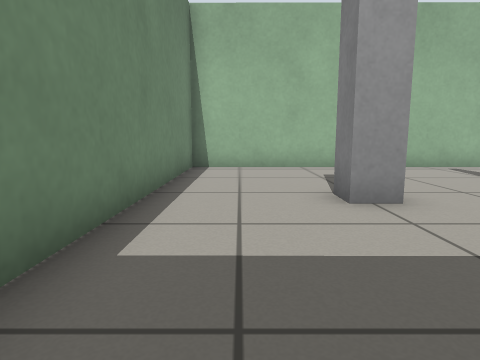
[1] (above)

16 first-person views from a walk through a robot-simulator world made for Gazebo. The camera is 0.5 m above the floor, tilts 8° down and sees 75° across. The floor is counted in squares, 0.5 m on a side. Each view is taken from the middle of a square. On the plan, view 1 faces up. The plan holds only what a view shows up to about 12 squares ahead; the rest is blank. The place goes on beyond the plan.

[2]
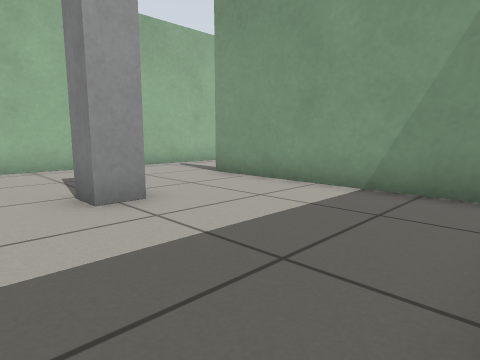

[3]
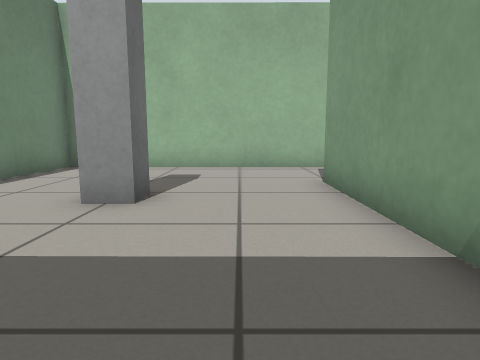

[4]
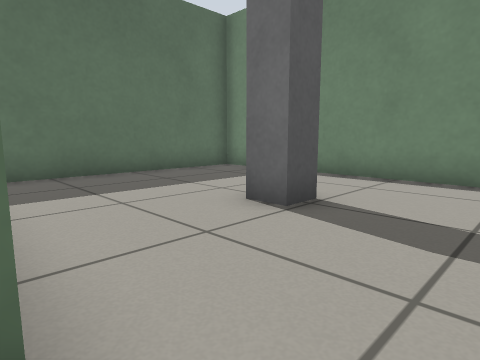

[5]
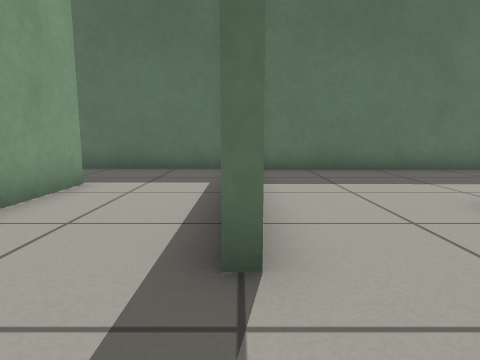

[6]
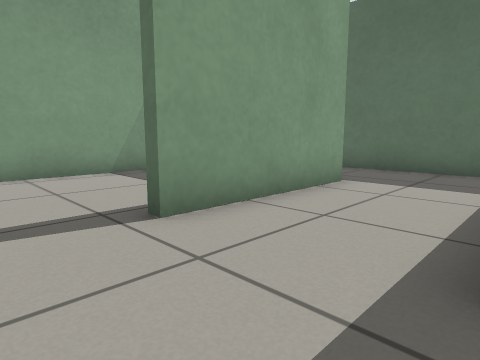

[7]
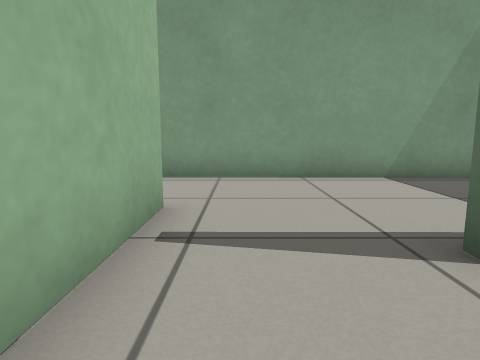

[8]
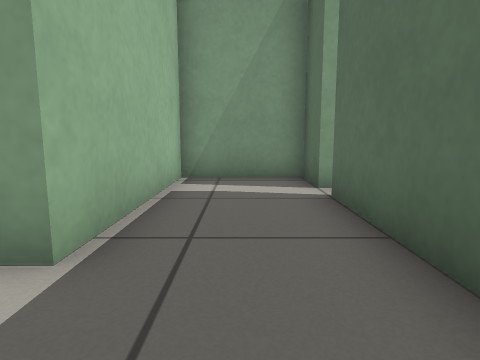

[9]
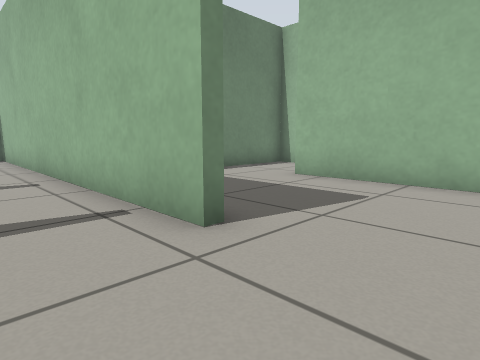

[10]
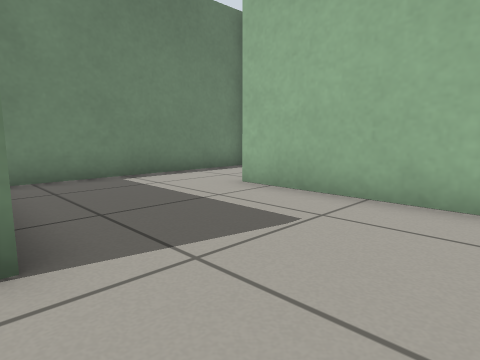

[11]
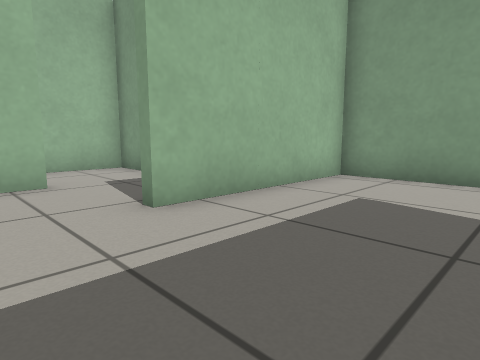

[12]
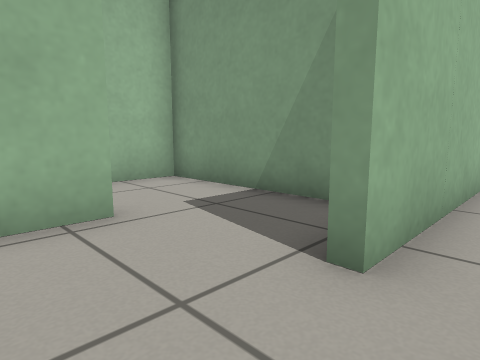

[13]
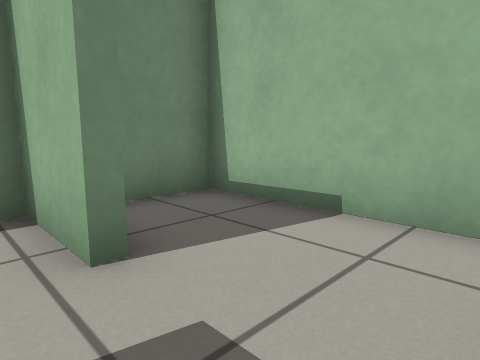

[14]
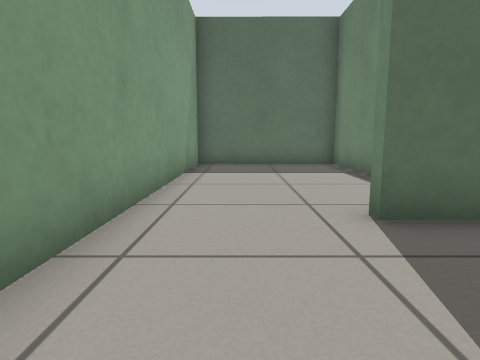

[15]
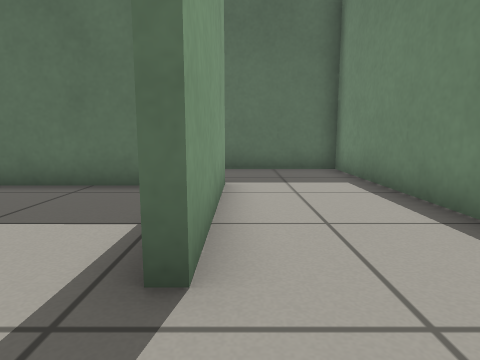

[16]
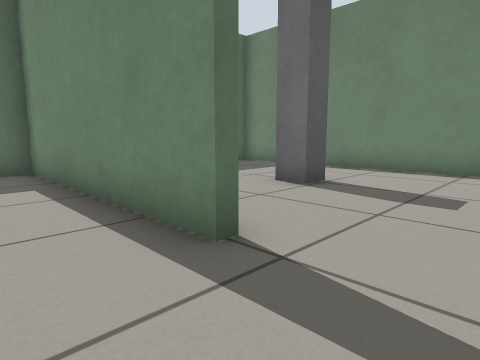

### Floor plan
Ten units are one square. View 1 is at (0, 0); x grows to the right and y downward. Boxes are objects, and circles mark ways between rooms. Rooms are numbered by the first view taken in them; rooms with no view inside come last. Other rooms are left out.
<svg viewBox="-21 -213 172 223">
<path fill="none" stroke="#000" d="M58 -7 58 -69M54 -101 -15 -101 -16 2 54 3M61 -69 61 5 121 5M129 5 145 5 145 -24 93 -24 93 -72M94 -101 54 -101M96 -60 96 -27 145 -27 146 -94M114 -101 94 -101M101 -104 114 -104M146 -94 146 -149 92 -149M64 -144 64 -110M92 -149 92 -153M86 -178 64 -178 64 -144M114 -164 114 -176M114 -176 114 -207 64 -208 64 -190"/>
<rect x="15" y="-55" width="10" height="10" fill="#bbb"><title>grey post</title></rect>
<circle cx="60" cy="-80" r="3" fill="#2a7"/>
<circle cx="100" cy="-85" r="3" fill="#2a7"/>
<circle cx="130" cy="-100" r="3" fill="#2a7"/>
<circle cx="105" cy="-125" r="3" fill="#2a7"/>
<circle cx="80" cy="-150" r="3" fill="#2a7"/>
<circle cx="100" cy="-180" r="3" fill="#2a7"/>
<text x="20" y="-50">1</text>
<text x="90" y="-40">2</text>
<text x="120" y="-70">3</text>
<text x="120" y="-120">4</text>
<text x="80" y="-130">5</text>
<text x="90" y="-160">6</text>
<text x="90" y="-190">7</text>
</svg>
Room 1 opens to room 2. Room 2 opens to room 3. Room 3 opens to room 4. Room 4 opens to room 5. Room 5 opens to room 6. Room 6 opens to room 7.

Where each view was taken, in squares from view 1:
view 1: 0 up, 0 right, facing up
view 2: 0 up, 0 right, facing up-right
view 3: 0 up, 4 right, facing up
view 4: 8 up, 6 right, facing down-left
view 5: 9 up, 6 right, facing down
view 6: 9 up, 6 right, facing down-right
view 7: 9 up, 7 right, facing right
view 8: 1 up, 7 right, facing right
view 9: 8 up, 14 right, facing up-left
view 10: 10 up, 14 right, facing up-left
view 11: 11 up, 7 right, facing up-right
view 12: 14 up, 7 right, facing up-right
view 13: 17 up, 11 right, facing up-left
view 14: 14 up, 13 right, facing down
view 15: 9 up, 9 right, facing down
view 16: 9 up, 8 right, facing down-left
